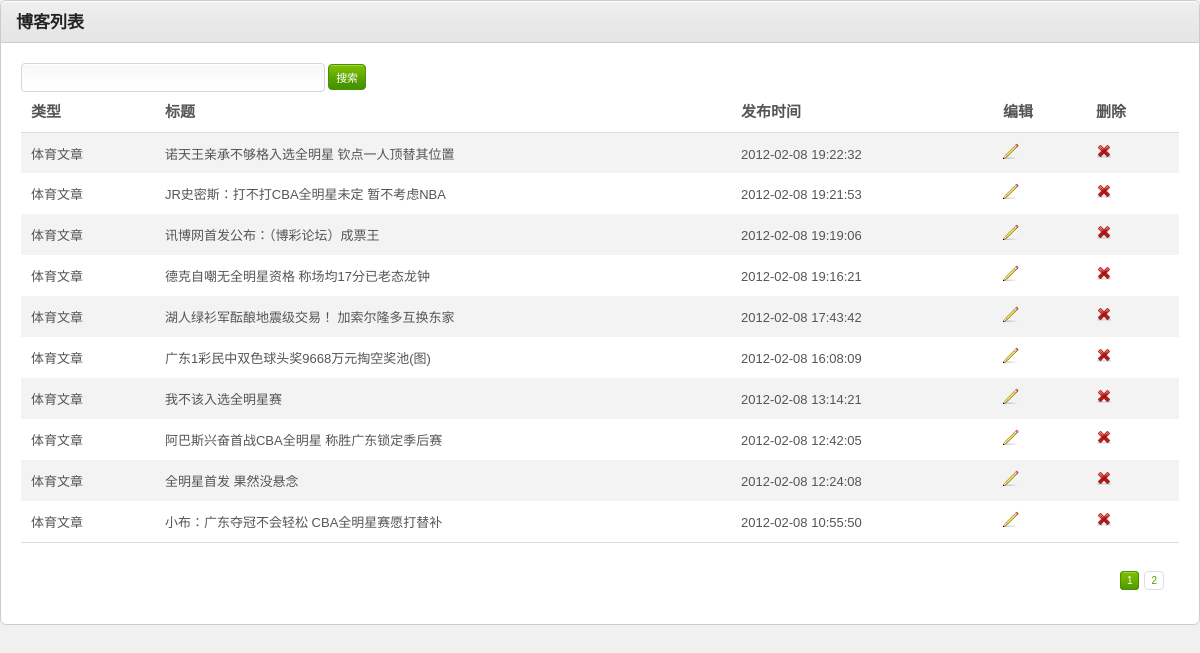
Screenshot of /admin/news/news_list.php with the database file from the repository.
### tables this page shows
CREATE TABLE `news` (
  `id` int(11) NOT NULL auto_increment,
  `title` varchar(500) default NULL,
  `content` varchar(10000) default NULL,
  `publish_time` datetime default NULL,
  `news_type_id` int(11) default NULL,
  PRIMARY KEY  (`id`)
);

CREATE TABLE `news_type` (
  `id` int(11) NOT NULL auto_increment,
  `name` varchar(50) default NULL,
  PRIMARY KEY  (`id`)
);

### admin/news/news_list.php (the view, shortened to what this page needs)
<!DOCTYPE html PUBLIC "-//W3C//DTD HTML 4.01 Transitional//EN" "http://www.w3.org/TR/html4/loose.dtd">
<html>
<head>
<link rel="stylesheet" href="../../resources/css/reset.css" type="text/css" media="screen" />
<link rel="stylesheet" href="../../resources/css/style.css" type="text/css" media="screen" />
<link rel="stylesheet" href="../../resources/css/invalid.css" type="text/css" media="screen" />
</head>
<body>
  <div id="main-content" style="margin:0px;padding:0px;">
    <div class="content-box">
      <div class="content-box-header">
        <h3>博客列表</h3>
      </div>
      <div class="content-box-content">
        <div class="tab-content default-tab" id="tab1">
        <form id="form1" action="news_list.php" method="post">
        <div>
        	<input class="text-input small-input" type="text" name="searchText" value="<?php if (isset($_POST['searchText'])) echo $_POST['searchText'];?>" />
        	<input name="submit" type="submit" value="搜索" class="button" />
        </div>
          <table>
            <thead>
              <tr>
                <th>类型</th>
                <th>标题</th>
                <th>发布时间</th>
                <th>编辑</th>
                <th>删除</th>
              </tr>
            </thead>
            <tfoot>
              <tr>
                <td colspan="6">
                  <div class="pagination">
                  <?php
                  	$expression = " where 1=1";
					if(isset($_GET['page']) ){
						$page = intval( $_GET['page'] );
					}
					else{
						$page = 1;
					}
					$page_size = 10;
					$sql = "select count(*) from news t left join news_type t2 on t.news_type_id=t2.id  $expression";
					$result = mysql_query($sql);
					$row = mysql_fetch_row($result);
					$amount = $row[0];
					if($amount){
						if( $amount % $page_size ) {
							$page_count = (int)($amount / $page_size) + 1;
						} else{
							$page_count = $amount / $page_size;
						}
					} else{
						$page_count = 0;
					}
					for ($i = 1; $i <= $page_count; $i++) {
						if ($page == $i) {
							echo '<a href="news_list.php?page='.$i.'" class="number current" title="'.$i.'">'.$i.'</a>';
						} else {
							echo '<a href="news_list.php?page='.$i.'" class="number" title="'.$i.'">'.$i.'</a>';
						}
					}
                  ?>
                  </div>
                </td>
              </tr>
            </tfoot>
            <tbody>
            <?php
            	$sql = sprintf("select t.*, t2.name as news_type_name from news t left join news_type t2 on t.news_type_id=t2.id %s order by t.news_type_id asc, t.publish_time desc limit ". ($page-1)*$page_size.", $page_size", $expression);
				$result = mysql_query($sql);
				while ($rs = mysql_fetch_object($result)) {
	            	echo '<tr>';
	            	echo '<td>';
	            	echo $rs->news_type_name;
	            	echo '</td>';
	            	echo '<td>';
	            	echo $rs->title;
	            	echo '</td>';
	            	echo '<td>';
	            	echo $rs->publish_time;
	            	echo '</td>';
	            	echo '<td>';
	            	echo '<a href="news_edit.php?id='.$rs->id.'" title="编辑"><img src="../../resources/images/icons/pencil.png" alt="编辑" /></a>';
	            	echo '</td>';
	            	echo '<td>';
	            	echo '<a href="news_delete.php?id='.$rs->id.'" title="删除"><img src="../../resources/images/icons/cross.png" alt="删除" /></a>';
	            	echo '</td>';
	            	echo '</tr>';
				}
            ?>
            </tbody>
          </table>
          </form>
        </div>
      </div>
    </div>
  </div>
</body>
</html>

### resources/css/style.css (style rules this page uses)
html { font-size: 100%; height: 100%; margin-bottom: 1px; }
body { font-family: Arial, Helvetica, sans-serif; color: #555; background: #f0f0f0 url('../images/bg-body.png') top left repeat-y; font-size: 12px; }
h1, h2, h3, h4, h5, h6 { font-family: Helvetica, Arial, sans-serif; color: #222; font-weight: bold; }
h3 { font-size: 17px; padding: 0 0 10px 0; }
a { color: #57a000; text-decoration: none; }
.button { font-family: Verdana, Arial, sans-serif; display: inline-block; background: #459300 url('../images/bg-button-green.gif') top left repeat-x !important; border: 1px solid #459300 !important; padding: 4px 7px 4px 7px !important; color: #fff !important; font-size: 11px !important; cursor: pointer; }
#main-content { margin: 0 30px 0 260px; padding: 40px 0 0 0; }
.content-box { border: 1px solid #ccc; margin: 0 0 20px 0; background: #fff; }
.content-box-header { background: #e5e5e5 url('../images/bg-content-box.gif') top left repeat-x; margin-top: 1px; height: 40px; }
.content-box-header h3 { padding: 12px 15px 10px; float: left; }
.content-box-content { padding: 20px; font-size: 13px; border-top: 1px solid #ccc; }
#main-content table { width: 100%; border-collapse: collapse; }
#main-content table thead th { font-weight: bold; font-size: 15px; border-bottom: 1px solid #ddd; }
#main-content tbody { border-bottom: 1px solid #ddd; }
#main-content tbody tr { background: #fff; }
#main-content tbody tr.alt-row { background: #f3f3f3; }
#main-content table td, #main-content table th { padding: 10px; line-height: 1.3em; }
#main-content .pagination { text-align: right; padding: 20px 0 5px 0; font-family: Verdana, Arial, Helvetica, sans-serif; font-size: 10px; }
.pagination a { margin: 0 5px 0 0; padding: 3px 6px; }
.pagination a.number { border: 1px solid #ddd; }
.pagination a.current { background: #469400 url('../images/bg-button-green.gif') top left repeat-x !important; border-color: #459300 !important; color: #fff !important; }
form input.text-input, form select, form textarea, form .wysiwyg { padding: 6px; font-size: 13px; background: #fff url('../images/bg-form-field.gif') top left repeat-x; border: 1px solid #d5d5d5; color: #333; }
form .small-input { width: 25% !important; }

### resources/css/invalid.css (style rules this page uses)
.button, #main-content table tfoot td .bulk-actions select, .pagination a.number, form input.text-input, form textarea, form .wysiwyg, form select, .dp-popup { -moz-border-radius: 4px; -webkit-border-radius: 4px; border-radius: 4px; }
.content-box, .content-box-header, ul.content-box-tabs li a.current, .shortcut-button, .notification { -moz-border-radius: 6px; -webkit-border-radius: 6px; border-radius: 6px; }
.content-box-header { -moz-border-radius-bottomleft: 0; -moz-border-radius-bottomright: 0; -webkit-border-bottom-left-radius: 0; -webkit-border-bottom-right-radius: 0; border-bottom-left-radius: 0; border-bottom-right-radius: 0; }

### admin/news/news_list.php (style rules this page uses)
body { background-image:none; }

### rows the page displays
news: news_type.name "体育文章", title "诺天王亲承不够格入选全明星 钦点一人顶替其位置", publish_time "2012-02-08 19:22:32"
news: news_type.name "体育文章", title "JR史密斯：打不打CBA全明星未定 暂不考虑NBA", publish_time "2012-02-08 19:21:53"
news: news_type.name "体育文章", title "讯博网首发公布：（博彩论坛）成票王", publish_time "2012-02-08 19:19:06"
news: news_type.name "体育文章", title "德克自嘲无全明星资格 称场均17分已老态龙钟", publish_time "2012-02-08 19:16:21"
news: news_type.name "体育文章", title "湖人绿衫军酝酿地震级交易！ 加索尔隆多互换东家", publish_time "2012-02-08 17:43:42"
news: news_type.name "体育文章", title "广东1彩民中双色球头奖9668万元掏空奖池(图)", publish_time "2012-02-08 16:08:09"
news: news_type.name "体育文章", title "我不该入选全明星赛", publish_time "2012-02-08 13:14:21"
news: news_type.name "体育文章", title "阿巴斯兴奋首战CBA全明星 称胜广东锁定季后赛", publish_time "2012-02-08 12:42:05"
news: news_type.name "体育文章", title "全明星首发 果然没悬念", publish_time "2012-02-08 12:24:08"
news: news_type.name "体育文章", title "小布：广东夺冠不会轻松 CBA全明星赛愿打替补", publish_time "2012-02-08 10:55:50"
